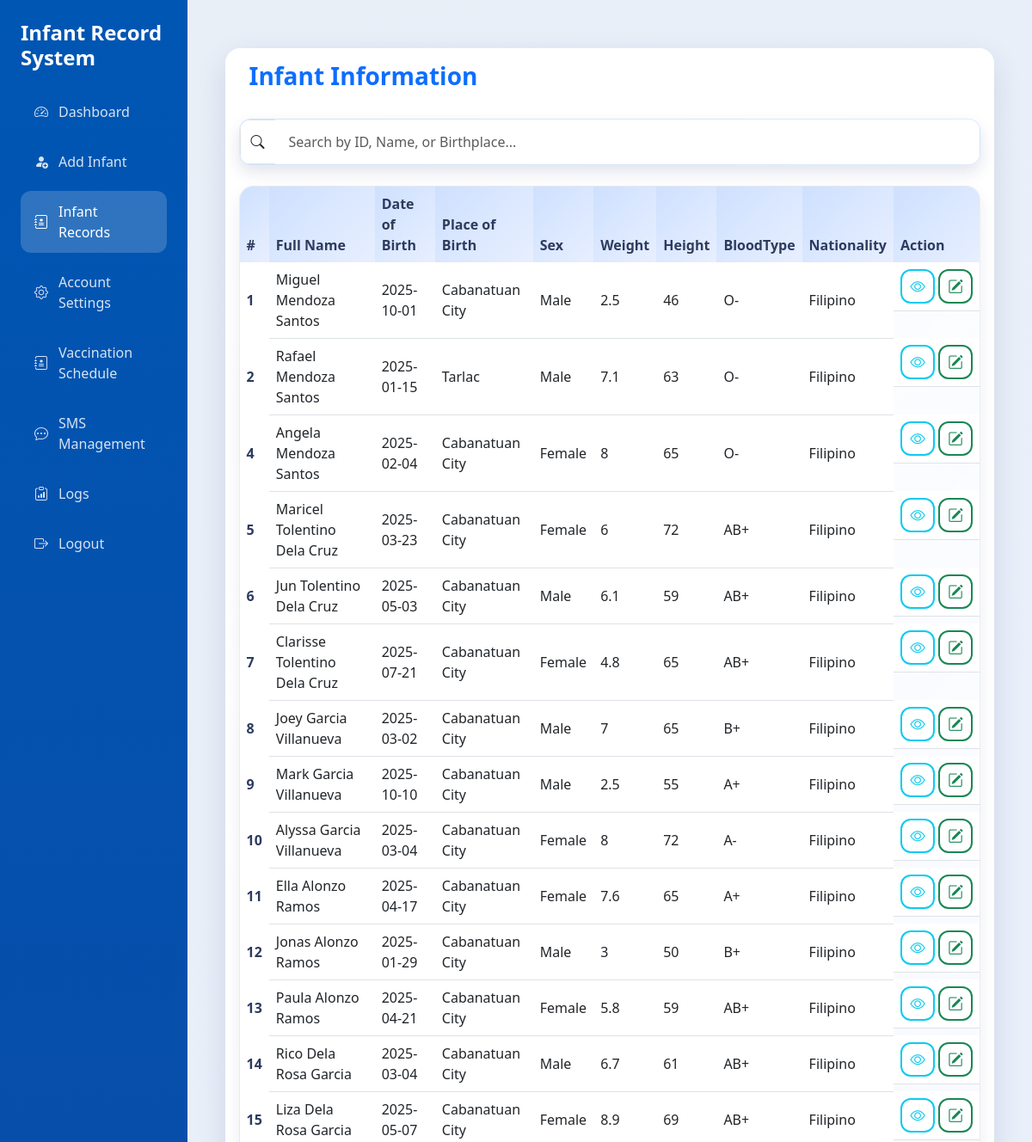
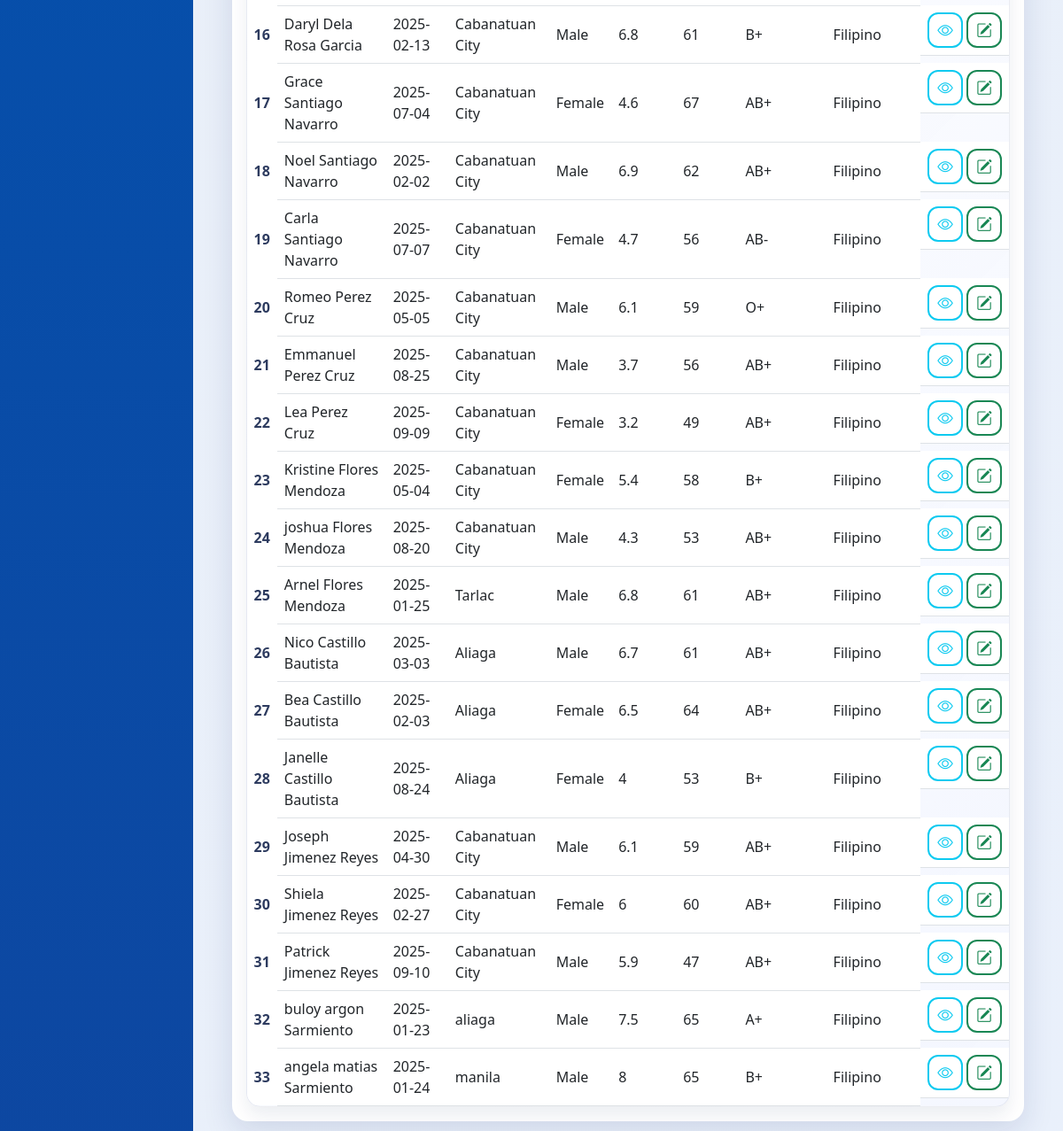
The page /viewinfant.php on the database as committed earlier (2 pictures, top to bottom).
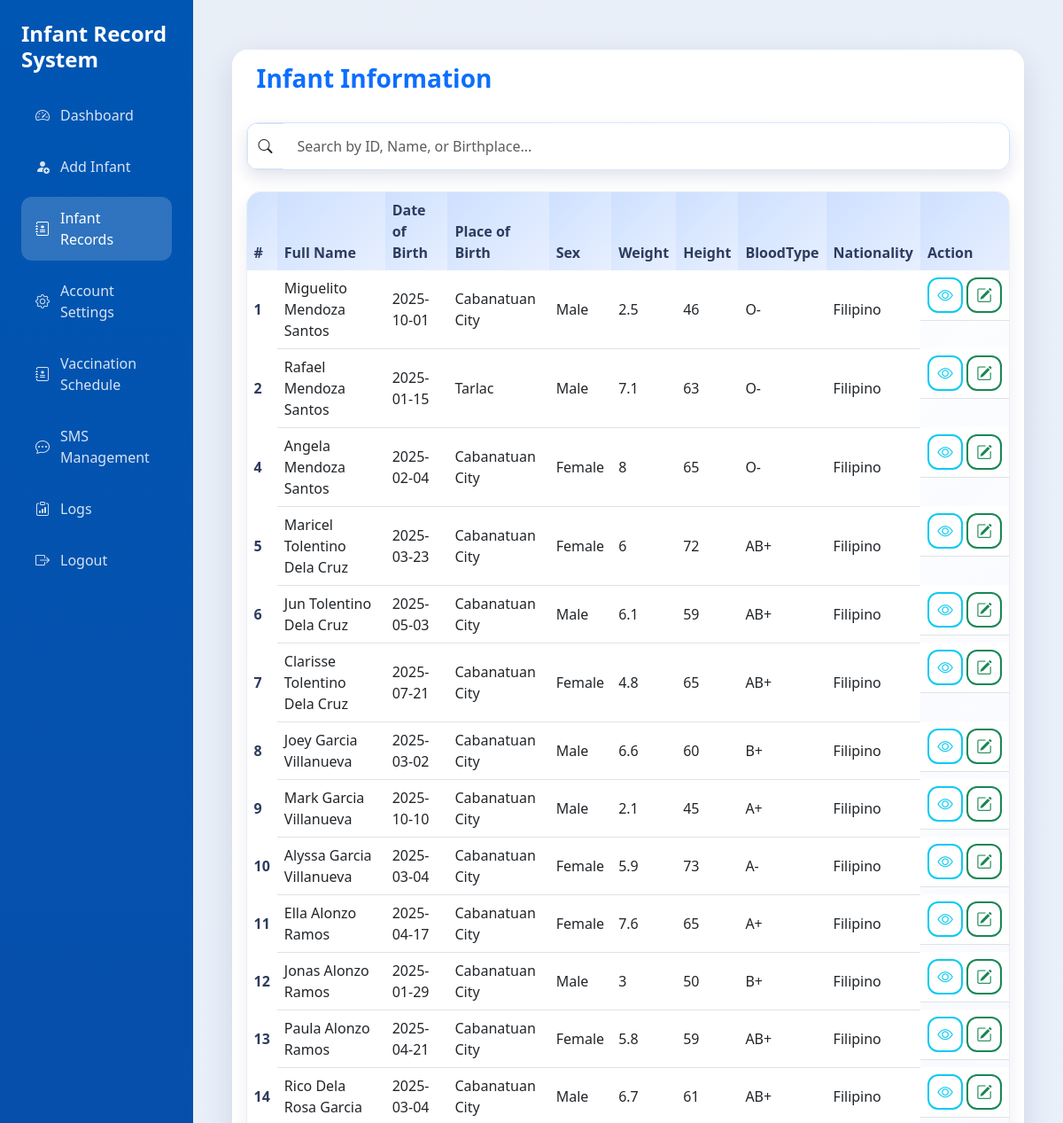
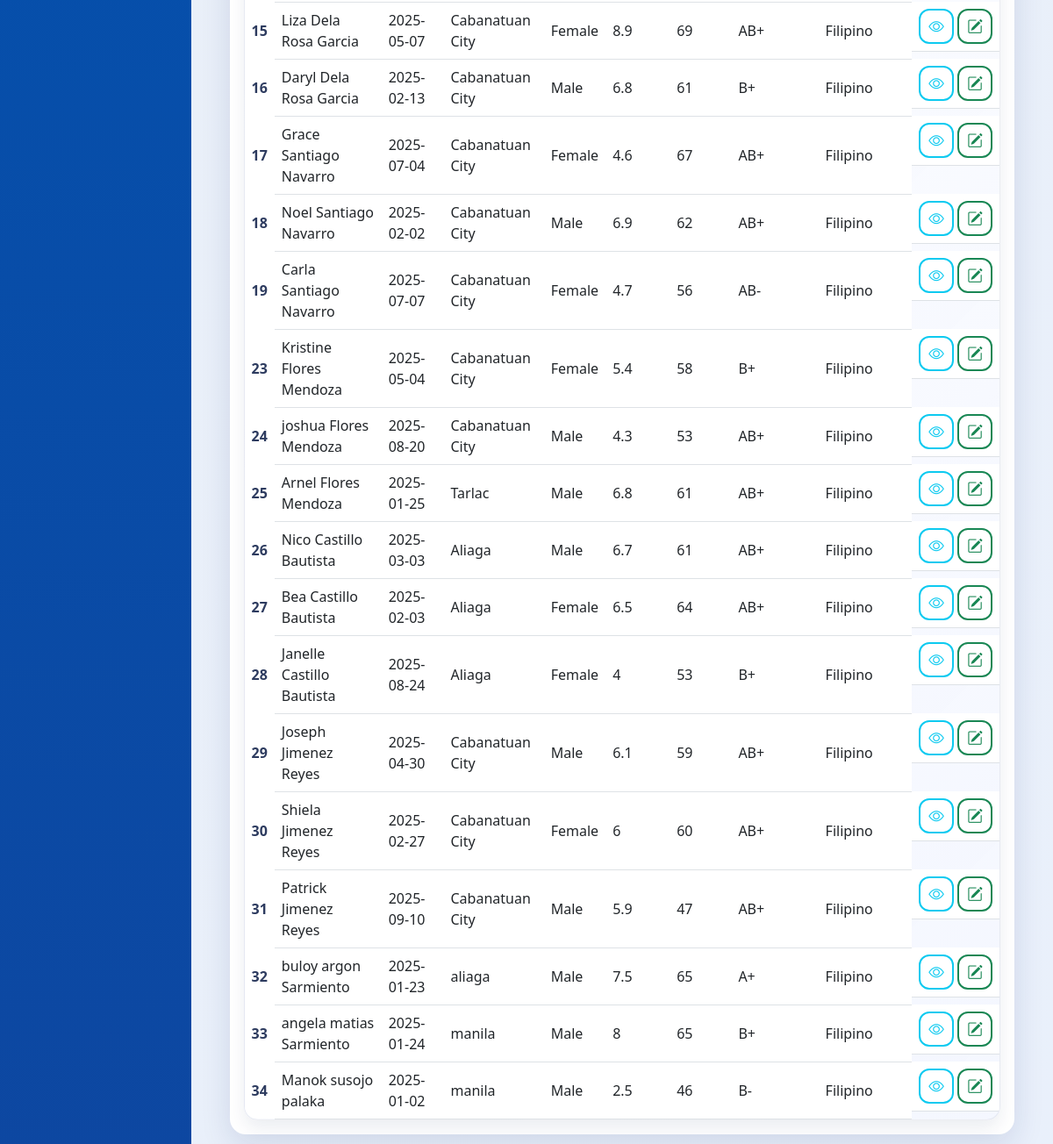
The same page on the database as committed later (2 pictures, top to bottom).
### tables this page shows
CREATE TABLE `infantinfo` (
  `id` int(11) NOT NULL,
  `firstname` varchar(25) NOT NULL,
  `middlename` varchar(255) DEFAULT NULL,
  `surname` varchar(25) NOT NULL,
  `dateofbirth` varchar(25) NOT NULL,
  `placeofbirth` varchar(25) NOT NULL,
  `sex` enum('Male','Female') DEFAULT NULL,
  `weight` double NOT NULL,
  `height` double NOT NULL,
  `remarks` varchar(255) DEFAULT NULL,
  `bloodtype` varchar(5) NOT NULL,
  `nationality` varchar(25) NOT NULL,
  `parent_id` int(11) DEFAULT NULL
);

### viewinfant.php (the view, shortened to what this page needs)
<?php
include 'dbForm.php';
$role = $_SESSION['user']['role'] ?? '';
$isParent = ($role === 'parent');
$parentEmail = ($isParent && isset($_SESSION['user']['email'])) ? mysqli_real_escape_string($con, $_SESSION['user']['email']) : null;
?>
<!DOCTYPE html>
<html lang="en">
<head>
    <link rel="stylesheet" href="https://cdn.jsdelivr.net/npm/bootstrap@5.3.0/dist/css/bootstrap.min.css">
    <link rel="stylesheet" href="https://cdn.jsdelivr.net/npm/bootstrap-icons/font/bootstrap-icons.css">
    <link rel="stylesheet" href="assets/css/theme.css">
</head>
<body>
    <div class="sidebar" id="sidebar">
        <h4 class="mb-4"><i class="bi bi-baby"></i> Infant Record System</h4>
        <a href="dashboard.php"><i class="bi bi-speedometer2"></i> Dashboard</a>
        <a href="addinfant.php"><i class="bi bi-person-fill-add"></i> Add Infant</a>
        <a href="viewinfant.php" class="active"><i class="bi bi-journal-medical"></i> Infant Records</a>
        <a href="account_settings.php"><i class="bi bi-gear"></i> Account Settings</a>
        <?php if (!$isParent): ?>
            <a href="vaccination_schedule.php"><i class="bi bi-journal-medical"></i> Vaccination Schedule</a>
            <a href="sms.php"><i class="bi bi-chat-dots"></i> SMS Management</a>
            <a href="login_logs.php"><i class="bi bi-clipboard-data"></i> Logs</a>
        <?php endif; ?>
        <a href="logout.php"><i class="bi bi-box-arrow-right"></i> Logout</a>
    </div>
    <div class="content-area">
        <div class="container-fluid mt-4">
            <div class="card card-shadow">
                <div class="card-header bg-white border-0 py-3">
                    <h3 class="dashboard-title"><i class="bi bi-baby"></i>Infant Information</h3>
                </div>
                <div class="card-body">
                    <?php if (!$isParent): ?>
                        <form method="GET" action="viewinfant.php" class="mb-4">
                            <div class="input-group search-bar search-bar-elevated">
                                <span class="input-group-text"><i class="bi bi-search"></i></span>
                                <input type="text" id="search" class="form-control" placeholder="Search by ID, Name, or Birthplace...">
                            </div>
                        </form>
                    <?php endif; ?>
                    <div class="table-modern table-modern-elevated">
                        <div class="table-responsive">
                            <table class="table table-hover align-middle mb-0">
                            <thead>
                                <tr>
                                    <th scope="col">#</th>
                                    <th scope="col">Full Name</th>
                                    <th scope="col">Date of Birth</th>
                                    <th scope="col">Place of Birth</th>
                                    <th scope="col">Sex</th>
                                    <th scope="col">Weight</th>
                                    <th scope="col">Height</th>
                                    <th scope="col">BloodType</th>
                                    <th scope="col">Nationality</th>
                                    <th scope="col">Action</th>
                                </tr>
                            </thead>
                            <tbody>
                        <?php
                        $search = (!$isParent && isset($_GET['search'])) ? mysqli_real_escape_string($con, $_GET['search']) : '';
                        if ($isParent && $parentEmail) {
                            $parentRes = mysqli_query($con, "SELECT id FROM parents WHERE email = '$parentEmail' LIMIT 1");
                            $parentIdFilter = 0;
                            if ($parentRes && mysqli_num_rows($parentRes) > 0) {
                                $parentRow = mysqli_fetch_assoc($parentRes);
                                $parentIdFilter = intval($parentRow['id']);
                            }
                            if (!empty($search)) {
                                $sql = "SELECT * FROM infantinfo WHERE parent_id = '$parentIdFilter' AND (
                                    id LIKE '%$search%' OR
                                    firstname LIKE '%$search%' OR
                                    middlename LIKE '%$search%' OR
                                    surname LIKE '%$search%' OR
                                    placeofbirth LIKE '%$search%')";
                            } else {
                                $sql = "SELECT * FROM infantinfo WHERE parent_id = '$parentIdFilter'";
                            }
                        } else {
                            if (!empty($search)) {
                                $sql = "SELECT * FROM infantinfo WHERE
                                    id LIKE '%$search%' OR
                                    firstname LIKE '%$search%' OR
                                    middlename LIKE '%$search%' OR
                                    surname LIKE '%$search%' OR
                                    placeofbirth LIKE '%$search%'";
                            } else {
                                $sql = "SELECT * FROM infantinfo";
                            }
                        }
                        $result = mysqli_query($con, $sql);
                        if ($result) {
                            while ($row = mysqli_fetch_assoc($result)) {
                                $id = $row['id'];
                                $firstname = $row['firstname'];
                                $middlename = $row['middlename'];
                                $surname = $row['surname'];
                                $fullName = trim(preg_replace('/\s+/', ' ', $firstname . ' ' . ($middlename ?? '') . ' ' . $surname));
                                $dateofbirth = $row['dateofbirth'];
                                $placeofbirth = $row['placeofbirth'];
                                $sex = $row['sex'];
                                $weight = $row['weight'];
                                $height = $row['height'];
                                $bloodtype = $row['bloodtype'];
                                $nationality = $row['nationality'];
                                $parentIdForInfant = isset($row['parent_id']) ? (int) $row['parent_id'] : 0;
                                $viewDetailsUrl = 'view_details.php?parent_id=' . $parentIdForInfant;
                                ?>
                                <tr>
                                    <th scope="row"><?php echo $id; ?></th>
                                    <td><?php echo $fullName; ?></td>
                                    <td><?php echo $dateofbirth; ?></td>
                                    <td><?php echo $placeofbirth; ?></td>
                                    <td><?php echo $sex; ?></td>
                                    <td><?php echo $weight; ?></td>
                                    <td><?php echo $height; ?></td>
                                    <td><?php echo $bloodtype; ?></td>
                                    <td><?php echo $nationality; ?></td>
                                    <td class="d-flex gap-1 justify-content-center action-icons">
                                        <a href="<?php echo htmlspecialchars($viewDetailsUrl); ?>" class="btn btn-outline-info btn-sm" title="View Details">
                                            <i class="bi bi-eye"></i>
                                        </a>
                                        <?php if (!$isParent): ?>
                                            <button class="btn btn-outline-success btn-sm" data-bs-toggle="modal" data-bs-target="#formModal_<?php echo $id; ?>" title="Edit"><i class="bi bi-pencil-square"></i></button>
                                        <?php endif; ?>
                                    </td>
                                </tr>
                        <?php
                            }
                        }
                        ?>
                            </tbody>
                        </table>
                        </div>
                    </div>
        </div>
    </div>
</body>
</body>
</html>

### assets/css/theme.css (style rules this page uses)
:root { --primary-color: #0d6efd; --primary-dark: #0a58ca; --sidebar-width: 250px; --content-bg: #f5f7fb; --text-color: #2b3146; --muted-color: #6c757d; --card-radius: 18px; --transition-speed: 0.3s; --shadow-lg: 0 12px 35px rgba(15, 35, 95, 0.12); --shadow-md: 0 10px 25px rgba(15, 35, 95, 0.18); }
* { box-sizing: border-box; }
body { margin: 0; font-family: 'Segoe UI', 'Helvetica Neue', Arial, sans-serif; color: var(--text-color); background-color: var(--content-bg); display: flex; min-height: 100vh; transition: background-color var(--transition-speed) ease; }
a { color: inherit; }
.sidebar { width: var(--sidebar-width); background: linear-gradient(180deg, #0056b3 0%, #0d47a1 100%); color: #fff; padding: 24px; transition: transform var(--transition-speed) ease; min-height: 100vh; position: relative; z-index: 1000; }
.sidebar h4 { font-weight: 600; margin-bottom: 1.8rem; }
.sidebar a { color: rgba(255, 255, 255, 0.84); text-decoration: none; display: flex; align-items: center; gap: 12px; padding: 12px 16px; border-radius: 12px; margin-bottom: 10px; transition: background var(--transition-speed) ease, color var(--transition-speed) ease; font-weight: 500; }
.sidebar a:hover, .sidebar a.active { background-color: rgba(255, 255, 255, 0.18); color: #fff; }
.content-area { flex-grow: 1; min-height: 100vh; padding: 32px; background: linear-gradient(135deg, rgba(0, 86, 179, 0.05), rgba(13, 110, 253, 0.05)); }
.card-shadow { border: none; border-radius: var(--card-radius); box-shadow: var(--shadow-lg); background-color: #fff; overflow: hidden; }
.dashboard-title { display: flex; align-items: center; gap: 12px; margin: 0; font-weight: 700; color: var(--primary-color); }
.table-modern { border-radius: 16px; overflow: hidden; background-color: #fff; box-shadow: 0 10px 20px rgba(15, 35, 95, 0.08); }
.table-modern-elevated { border: 1px solid rgba(45, 59, 95, 0.08); background: linear-gradient(135deg, rgba(255, 255, 255, 0.96), rgba(243, 246, 255, 0.9)); }
.table-modern-elevated .table thead th { background: linear-gradient(135deg, rgba(13, 110, 253, 0.16), rgba(13, 110, 253, 0.05)); border-bottom: none; }
.table-modern-elevated .table tbody tr { transition: transform var(--transition-speed) ease, box-shadow var(--transition-speed) ease; }
.table-modern table { margin-bottom: 0; }
.table-modern thead { background-color: #f3f6ff; }
.table-modern th { font-weight: 600; color: #2d3b5f; border-bottom: none; }
.table-modern td { vertical-align: middle; }
.search-bar { border-radius: 14px; overflow: hidden; box-shadow: 0 8px 18px rgba(15, 35, 95, 0.12); }
.search-bar-elevated { background: linear-gradient(135deg, rgba(13, 110, 253, 0.08), rgba(13, 110, 253, 0.02)); border: 1px solid rgba(13, 110, 253, 0.12); }
.search-bar .form-control { border: none; padding: 14px 16px; }
.search-bar .input-group-text { background-color: #fff; }
.btn-outline-primary, .btn-outline-success, .btn-outline-secondary, .btn-outline-info, .btn-outline-danger { border-width: 2px; font-weight: 600; }
.form-control, .form-select { border-radius: 12px; padding: 12px 16px; border: 1px solid rgba(13, 110, 253, 0.18); transition: border-color var(--transition-speed) ease, box-shadow var(--transition-speed) ease; }
.action-icons .btn { border-radius: 12px; display: inline-flex; align-items: center; justify-content: center; width: 40px; height: 40px; font-size: 1.1rem; }
.card-header.bg-white { border-bottom: none; }
.table thead th { font-weight: 600; }

Rows that differ between the two databases and show on the page:
removed infantinfo: id "20", fullName "Romeo Perez Cruz", dateofbirth "2025-05-05", placeofbirth "Cabanatuan City", sex "Male", weight "6.1", height "59", bloodtype "O+", nationality "Filipino"
removed infantinfo: id "21", fullName "Emmanuel Perez Cruz", dateofbirth "2025-08-25", placeofbirth "Cabanatuan City", sex "Male", weight "3.7", height "56", bloodtype "AB+", nationality "Filipino"
removed infantinfo: id "22", fullName "Lea Perez Cruz", dateofbirth "2025-09-09", placeofbirth "Cabanatuan City", sex "Female", weight "3.2", height "49", bloodtype "AB+", nationality "Filipino"
changed infantinfo id 1: fullName "Miguel Mendoza Santos" → "Miguelito Mendoza Santos"
changed infantinfo "Joey Garcia Villanueva": weight "7" → "6.6"; height "65" → "60"
changed infantinfo "Mark Garcia Villanueva": weight "2.5" → "2.1"; height "55" → "45"
changed infantinfo "Alyssa Garcia Villanueva": weight "8" → "5.9"; height "72" → "73"
added infantinfo: id "34", fullName "Manok susojo palaka", dateofbirth "2025-01-02", placeofbirth "manila", sex "Male", weight "2.5", height "46", bloodtype "B-", nationality "Filipino"
